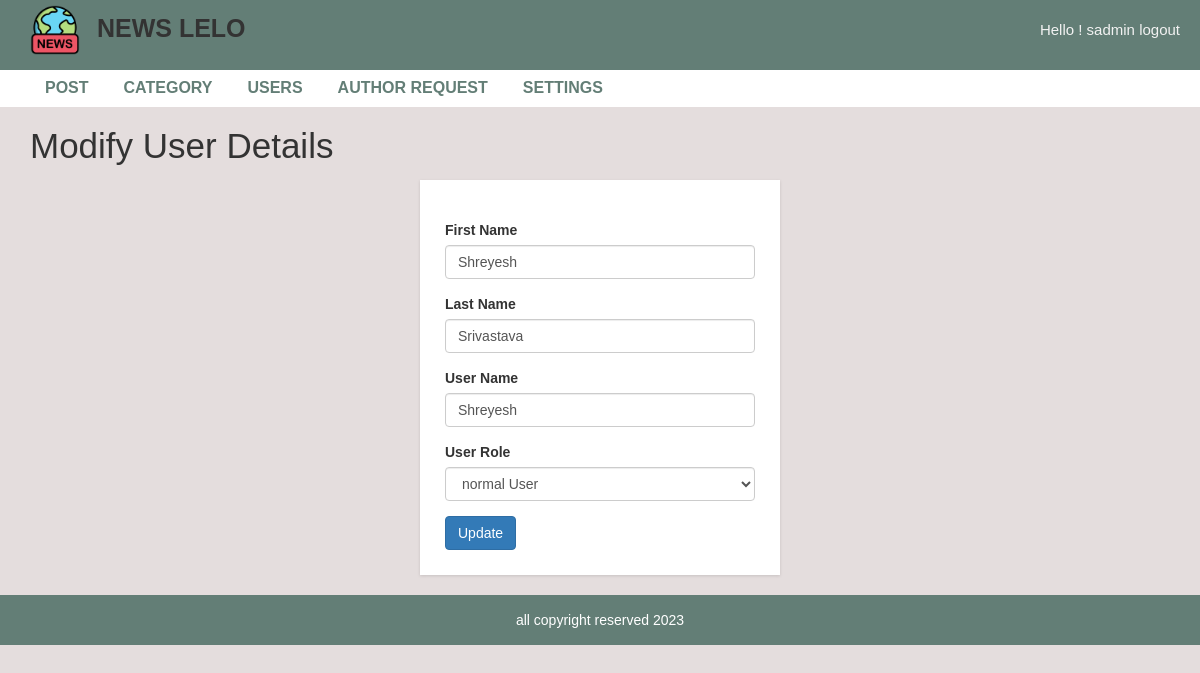
The app's page /admin/update-user.php?id=6 (signed in) with its own data.
### tables this page shows
CREATE TABLE `settings` (
  `id` int NOT NULL,
  `title` varchar(255) DEFAULT NULL,
  `footer` varchar(255) DEFAULT NULL,
  `logo` varchar(255) DEFAULT NULL
);

CREATE TABLE `user` (
  `user_id` int NOT NULL,
  `first_name` varchar(255) DEFAULT NULL,
  `last_name` varchar(255) DEFAULT NULL,
  `username` varchar(255) DEFAULT NULL,
  `password` varchar(255) DEFAULT NULL,
  `role` varchar(50) DEFAULT NULL
);

### admin/update-user.php (the view, shortened to what this page needs)
<?php include "header.php";
 ?>
  <div id="admin-content">
      <div class="container">
          <div class="row">
              <div class="col-md-12">
                  <h1 class="admin-heading">Modify User Details</h1>
              </div>
              <div class="col-md-offset-4 col-md-4">
				  <?php
					if(isset($_GET['id'])){
						$user_id=$_GET['id'];
						$sql="select * from user where user_id='{$user_id}'";
						$result=mysqli_query($conn,$sql) or die("did not fetch data");
						if(mysqli_num_rows($result)>0){
							while($row=mysqli_fetch_assoc($result)){
				  ?>
                  <form  action="<?php $_SERVER['PHP_SELF'];?>" method ="POST">
					  <div class="form-group">
                          <label>First Name</label>
                          <input type="text" name="fname" class="form-control" value="<?php echo $row['first_name'];?>" placeholder="" required>
                      </div>
                      <div class="form-group">
                          <label>Last Name</label>
                          <input type="text" name="lname" class="form-control" value="<?php echo $row['last_name'];?>" placeholder="" required>
                      </div>
                      <div class="form-group">
                          <label>User Name</label>
                          <input type="text" name="username" class="form-control" value="<?php echo $row['username'];?>" placeholder="" required>
                      </div>
                      <div class="form-group">
                          <label>User Role</label>
						  <select class="form-control" name="role" value="<?php echo $row['role']; ?>">
						   <?php
							if($row['role']==0){
								?>
								<option value="0" selected>normal User</option>
								<?php
							}else{
								?>
								<option value="0" >normal User</option>
								<option value="1" selected>Admin</option>
								<?php
							}
						  ?>
                          </select>
                      </div>
                      <input type="submit" name="submit" class="btn btn-primary" value="Update" required />
                  </form>
				  <?php
							}
						}
					}
					?>
              </div>
          </div>
      </div>
  </div>
<?php include "footer.php"; ?>

### admin/header.php (shortened to what this page needs)
<?php
include("config.php");
$sqlsettings="select * from settings";
$ressettings=mysqli_query($conn,$sqlsettings) or die("did not get the settings value");
$rowsettings=mysqli_fetch_assoc($ressettings);
?>
<!DOCTYPE html>
<html lang="en">
    <head>
        <link rel="stylesheet" href="../css/bootstrap.min.css" />
        <link rel="stylesheet" href="../css/font-awesome.css">
        <link rel="stylesheet" href="../css/style.css">
    </head>
    <body>
    <header style="margin-bottom:90px;">
        <nav>
            <div class="brand-info">
                <a href="index.php" id="logo_head"><img  src="<?php echo $rowsettings['logo']?>"> NEWS LELO</a>
            </div>
            <div class="nav-info">
                 <a href="logout.php" class="admin-logout" >Hello ! <?php echo $_SESSION['username'];?> logout</a>
            </div>
        </nav>
    </header>
        <div id="admin-menubar" style="margin-top:70px;">
            <div class="container">
                <div class="row">
                    <div class="col-md-12">
                       <ul class="admin-menu">
                            <li>
                                <a href="post.php">Post</a>
                            </li>
                            <?php
                                if($_SESSION['role']=='1'){
                            ?>
                            <li>
                                <a href="category.php">Category</a>
                            </li>
                            <li>
                                <a href="users.php">Users</a>
                            </li>
                            <li>
                                <a href="authorrequest.php">Author Request</a>
                            </li>
                            <li>
                                <a href="settings.php">Settings</a>
                            </li>
                            <?php
                                }
                            ?>
                        </ul>
                    </div>
                </div>
            </div>
        </div>

### admin/footer.php
<?php
$sqlsettings="select * from settings";
$ressettings=mysqli_query($conn,$sqlsettings) or die("did not get the settings value");
$rowsettings=mysqli_fetch_assoc($ressettings);
?>
<div id ="footer">
    <div class="container">
        <div class="row">
            <div class="col-md-12">
                <span><?php echo $rowsettings['footer'];?></span>
            </div>
        </div>
    </div>
</div>
</body>
</html>

### css/style.css (style rules this page uses)
body { background: #e4dddd; font-family: sans-serif,arial,Helvetica; --primary-color:#637E76; }
header { background-color: var(--primary-color); position:fixed; top:0; left:0; right:0; z-index:3; height: 70px; }
nav { display: flex; justify-content: space-between; margin:0 2rem; align-items: center; padding:0.5rem 0; }
#logo_head { font-size: 2.5rem; font-weight: bolder; color:#333; margin-left:1rem; }
#logo_head>img { height: 50px; margin-right:1rem; }
.nav-info { font-size:1.5rem; display: flex; gap:1rem; }
.nav-info>a { color:#f2f2f2; }
#admin-menubar { background-color: #fff; }
#admin-menubar .admin-menu { font-size: 0; }
#admin-menubar .admin-menu li { display: inline-block; margin: 0 5px 0 0; }
#admin-menubar .admin-menu li a { color: var(--primary-color); font-size: 16px; font-weight: 600; text-transform: uppercase; padding: 7px 15px; display: block; transition: all 0.3s; }
#admin-content { padding: 20px 0; min-height: 400px; }
#admin-content .admin-heading { font-size: 35px; margin: 0 0 15px; }
form { background: #fff; padding: 25px; box-shadow:0 1px 3px rgba(0, 0, 0, 0.13); }
#footer { color: #fff; padding:15px 0; text-align:center; background-color:var(--primary-color); }
a, a:hover, a:focus { text-decoration: none; outline: none; }
ul { margin:0; padding:0; list-style:none; }

### records on screen
settings: logo (picture), footer "all copyright reserved 2023"
user: fname "Shreyesh", lname "Srivastava", username "Shreyesh", role "normal User"

### other values on screen
$_SESSION['username'] "sadmin"
